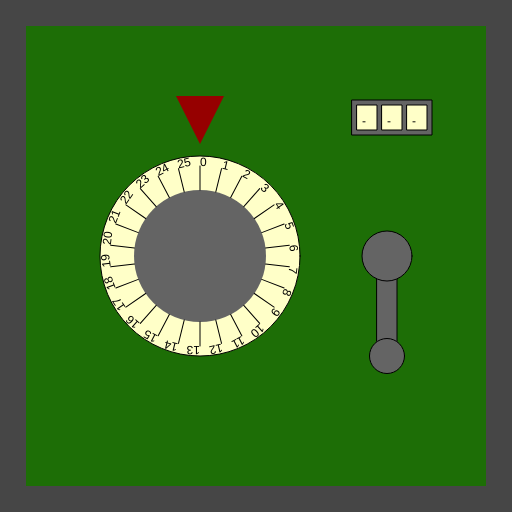
Frame 1 (no input)
Frame 60 (no input): identical to frame 1, image omitted
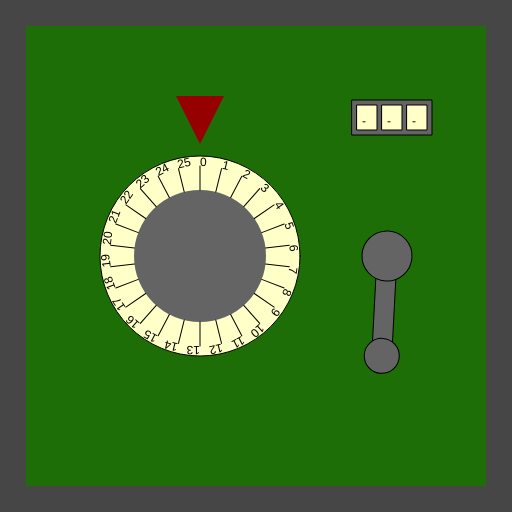
Frame 120 (the mouse pressed at the canvas centre since frame 60)

The p5.js sketch that drew these frames (run headless with seeded random() and noise() and a simulated clock; from frame 60 on, the mouse is pressed at the canvas centre):

// p5.js sketch
// ── sketch.js
/*

Officer: 5871867
CaseNum: 303-1-91633009-5871867

Case 303 - The Case of the Crooked Attorney
Stage 2 - Torvalds' House

This safe is in Torvalds’ home study. Be careful. If you get caught, I don’t know you !

Crack this safe by doing the following:

	When the mouse button is released:
	- Decrement secret_safe_combination0 by 2

	When the mouse button is pressed:
	- Decrement secret_safe_combination1 by 3

	When the mouse button is released:
	- Make secret_safe_combination2 equal to the string "IUL"

	Whilst the mouse is being dragged:
	- Make secret_safe_combination2 equal to the string "BTW"



This time you'll need to create the relevant event handlers yourself.

There are many possible ways of investigating this case, but you
should use ONLY the following commands:

	- The assignment operator aka. the equals sign !
	- Incrementing +=
	- Decrementing -=

*/

//declare the variables

var secret_safe_combination0;
var secret_safe_combination1;
var secret_safe_combination2;


function preload()
{
	//IMAGES WILL BE LOADED HERE

}

function setup()
{
	createCanvas(512,512);

	//initialise the variables
	secret_safe_combination0 = 0;
	secret_safe_combination1 = 0;
	secret_safe_combination2 = "";

}

///////////////////EVENT HANDLERS///////////////////

//Create event handlers here to open the safe ...

// When the mouse button is released:
// - Decrement secret_safe_combination0 by 2
function mouseReleased(){
	console.log("mouseReleased");
	secret_safe_combination0 = secret_safe_combination0 - 2;
	secret_safe_combination2 = "IUL"
}

// When the mouse button is pressed:
// - Decrement secret_safe_combination1 by 3
function mousePressed(){
	console.log("mousePressed");
	secret_safe_combination1 = secret_safe_combination1 - 3;
}

// When the mouse button is released:
// - Make secret_safe_combination2 equal to the string "IUL"

function mouseDragged(){
	console.log("mouseDragged, mouseX, mouseY");
	secret_safe_combination2 = "BTW";
}

// Whilst the mouse is being dragged:
// - Make secret_safe_combination2 equal to the string "BTW"


///////////////DO NOT CHANGE CODE BELOW THIS POINT///////////////////

function draw()
{

	//Draw the safe door
	background(70);
	noStroke();
	fill(29,110,6);
	rect(26,26,width-52,width-52);

	//Draw the combination dial
	push();
	translate(200,height/2);
	drawDial(200, secret_safe_combination0, 26);
	pop();

	//Draw the lever
	push();
	translate(width - 125,256);
	drawLever(secret_safe_combination1);
	pop();

	//Draw the spinner
	push();
	translate(width - 120,100);
	drawSpinner(3, secret_safe_combination2);
	pop();

}

function drawDial(diameter,num,maxNum)
{
	//the combination lock

	var r = diameter * 0.5;
	var p = r * 0.6;

	stroke(0);
	fill(255,255,200);
	ellipse(0,0,diameter,diameter);
	fill(100);
	noStroke();
	ellipse(0,0,diameter*0.66,diameter*0.66);
	fill(150,0,0);
	triangle(
		-p * 0.4,-r-p,
		p * 0.4,-r-p,
		0,-r-p/5
	);

	noStroke();

	push();
	var inc = 360/maxNum;

	rotate(radians(-num * inc));
	for(var i = 0; i < maxNum; i++)
	{
		push();
		rotate(radians(i * inc));
		stroke(0);
		line(0,-r*0.66,0,-(r-10));
		noStroke();
		fill(0);
		text(i,0,-(r-10));
		pop();
	}

	pop();
}

function drawLever(rot)
{
	push();
	rotate(radians(-rot))
	stroke(0);
	fill(100);
	rect(-10,0,20,100);
	ellipse(0,0,50,50);
	ellipse(0,100,35,35);
	pop();
}

function drawSpinner(numSpinners, val)
{
	var sw = 20;
	var ow = (sw + 5) * numSpinners + 5;
	stroke(0);
	fill(100);
	rect(-ow/2,0,ow,35);
	if(typeof(val) == "number")
	{
		val = floor(val).toString(); //convert to string
	}


	for(var d = numSpinners - val.length; d > 0; d--)
	{
		val = "-" + val;
	}

	for(var i = 0; i < numSpinners; i++)
	{
		stroke(0);
		fill(255,255,200);
		rect(-ow/2 + i * (sw + 5) + 5,5,20,25);
		fill(0);
		noStroke();
		text(val[i],-ow/2 + sw/2 + i * (sw +5),25);
	}

}
